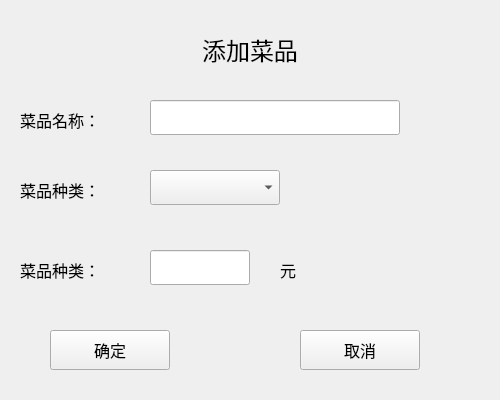
<?xml version="1.0" encoding="UTF-8"?>
<ui version="4.0">
 <class>adddish</class>
 <widget class="QWidget" name="adddish">
  <property name="geometry">
   <rect>
    <x>0</x>
    <y>0</y>
    <width>500</width>
    <height>400</height>
   </rect>
  </property>
  <property name="windowTitle">
   <string>Form</string>
  </property>
  <widget class="QLineEdit" name="lname">
   <property name="geometry">
    <rect>
     <x>150</x>
     <y>100</y>
     <width>250</width>
     <height>35</height>
    </rect>
   </property>
   <property name="font">
    <font>
     <family>微软雅黑</family>
     <pointsize>12</pointsize>
    </font>
   </property>
  </widget>
  <widget class="QLabel" name="label_2">
   <property name="geometry">
    <rect>
     <x>20</x>
     <y>100</y>
     <width>150</width>
     <height>40</height>
    </rect>
   </property>
   <property name="font">
    <font>
     <family>微软雅黑</family>
     <pointsize>12</pointsize>
    </font>
   </property>
   <property name="text">
    <string>菜品名称：</string>
   </property>
   <property name="alignment">
    <set>Qt::AlignLeading|Qt::AlignLeft|Qt::AlignVCenter</set>
   </property>
  </widget>
  <widget class="QComboBox" name="ctype">
   <property name="geometry">
    <rect>
     <x>150</x>
     <y>170</y>
     <width>130</width>
     <height>35</height>
    </rect>
   </property>
   <property name="font">
    <font>
     <family>微软雅黑</family>
     <pointsize>12</pointsize>
    </font>
   </property>
   <item>
    <property name="text">
     <string/>
    </property>
   </item>
   <item>
    <property name="text">
     <string>蒸包类</string>
    </property>
   </item>
   <item>
    <property name="text">
     <string>煎焗类</string>
    </property>
   </item>
   <item>
    <property name="text">
     <string>蔬菜类</string>
    </property>
   </item>
   <item>
    <property name="text">
     <string>肠粉类</string>
    </property>
   </item>
   <item>
    <property name="text">
     <string>饭粥类</string>
    </property>
   </item>
   <item>
    <property name="text">
     <string>甜品类</string>
    </property>
   </item>
  </widget>
  <widget class="QLabel" name="label_3">
   <property name="geometry">
    <rect>
     <x>20</x>
     <y>170</y>
     <width>150</width>
     <height>40</height>
    </rect>
   </property>
   <property name="font">
    <font>
     <family>微软雅黑</family>
     <pointsize>12</pointsize>
    </font>
   </property>
   <property name="text">
    <string>菜品种类：</string>
   </property>
   <property name="alignment">
    <set>Qt::AlignLeading|Qt::AlignLeft|Qt::AlignVCenter</set>
   </property>
  </widget>
  <widget class="QLabel" name="label">
   <property name="geometry">
    <rect>
     <x>0</x>
     <y>0</y>
     <width>500</width>
     <height>100</height>
    </rect>
   </property>
   <property name="font">
    <font>
     <family>微软雅黑</family>
     <pointsize>18</pointsize>
    </font>
   </property>
   <property name="text">
    <string>添加菜品</string>
   </property>
   <property name="alignment">
    <set>Qt::AlignCenter</set>
   </property>
  </widget>
  <widget class="QLineEdit" name="lmoney">
   <property name="geometry">
    <rect>
     <x>150</x>
     <y>250</y>
     <width>100</width>
     <height>35</height>
    </rect>
   </property>
   <property name="font">
    <font>
     <family>微软雅黑</family>
     <pointsize>12</pointsize>
    </font>
   </property>
  </widget>
  <widget class="QLabel" name="label_5">
   <property name="geometry">
    <rect>
     <x>280</x>
     <y>250</y>
     <width>41</width>
     <height>40</height>
    </rect>
   </property>
   <property name="font">
    <font>
     <family>微软雅黑</family>
     <pointsize>12</pointsize>
    </font>
   </property>
   <property name="text">
    <string>元</string>
   </property>
  </widget>
  <widget class="QLabel" name="label_4">
   <property name="geometry">
    <rect>
     <x>20</x>
     <y>250</y>
     <width>150</width>
     <height>40</height>
    </rect>
   </property>
   <property name="font">
    <font>
     <family>微软雅黑</family>
     <pointsize>12</pointsize>
    </font>
   </property>
   <property name="text">
    <string>菜品种类：</string>
   </property>
   <property name="alignment">
    <set>Qt::AlignLeading|Qt::AlignLeft|Qt::AlignVCenter</set>
   </property>
  </widget>
  <widget class="QPushButton" name="bOk">
   <property name="geometry">
    <rect>
     <x>50</x>
     <y>330</y>
     <width>120</width>
     <height>40</height>
    </rect>
   </property>
   <property name="font">
    <font>
     <family>微软雅黑</family>
     <pointsize>12</pointsize>
    </font>
   </property>
   <property name="text">
    <string>确定</string>
   </property>
  </widget>
  <widget class="QPushButton" name="bCancel">
   <property name="geometry">
    <rect>
     <x>300</x>
     <y>330</y>
     <width>120</width>
     <height>40</height>
    </rect>
   </property>
   <property name="font">
    <font>
     <family>微软雅黑</family>
     <pointsize>12</pointsize>
    </font>
   </property>
   <property name="text">
    <string>取消</string>
   </property>
  </widget>
 </widget>
 <resources/>
 <connections/>
</ui>
